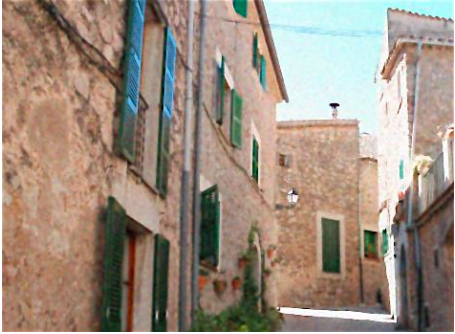
#> input picture Agentes Inteligentes/data/NoisyTown.png, 455 x 334 px, found by its file name
$ jupyter execute DenoisingIntegralImage.ipynb
#> lines starting #> are read from the running program, lines starting #| are printed output that depends on the picture
[cell 1]
import numpy as np
import cv2
import matplotlib.pyplot as plt
from scipy import stats

[cell 2]
img = cv2.imread("data/NoisyTown.png", cv2.IMREAD_GRAYSCALE)
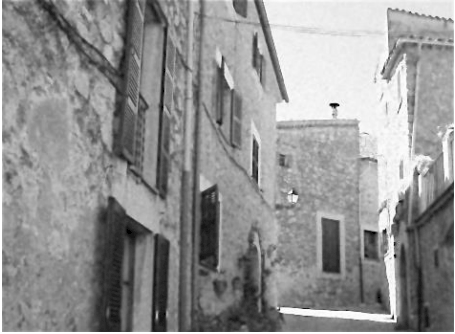
#> img: shape (334, 455); min 0, max 255, mean 146.2
plt.imshow(img, cmap = "gray")
img = img/255
img.shape
#> Out = (334, 455)

[cell 3]
nPatches = 0
patches = []
showPatch = img.copy()
#showPatch[0 + y: 8 + y, 0 + x: 8 + x] = 0
#patches.append(img[0 + y: 8 + y, 0 + x: 8 + x].copy())
#Piece of sky
x, y = 325, 225
showPatch[0 + y: 5 + y, 0 + x: 5 + x] = 0
#> showPatch: shape (334, 455) float64; min 0, max 1, mean 0.573
patches.append(img[0 + y: 5 + y, 0 + x: 5 + x].copy())
x, y = 315, 100
showPatch[0 + y: 5 + y, 0 + x: 5 + x] = 0
#> showPatch: shape (334, 455) float64; min 0, max 1, mean 0.573
patches.append(img[0 + y: 5 + y, 0 + x: 5 + x].copy())
x, y = 315, 150
showPatch[0 + y: 10 + y, 0 + x: 10 + x] = 0
#> showPatch: shape (334, 455) float64; min 0, max 1, mean 0.573
patches.append(img[0 + y: 10 + y, 0 + x: 10 + x].copy())
x, y = 128, 77
showPatch[0 + y: 20 + y, 0 + x: 10 + x] = 0
patches.append(img[0 + y: 20 + y, 0 + x: 10 + x].copy())
x, y = 320, 170
showPatch[0 + y: 30 + y, 0 + x: 30 + x] = 0
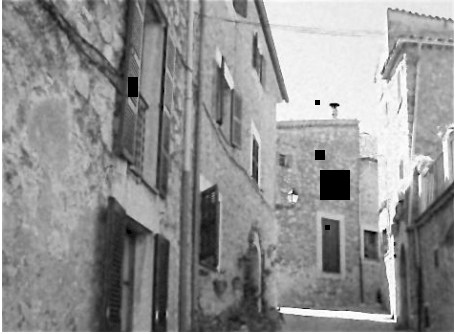
#> showPatch: shape (334, 455) float64; min 0, max 1, mean 0.569
patches.append(img[0 + y: 30 + y, 0 + x: 30 + x].copy())
plt.imshow(showPatch, cmap = 'gray')

[cell 4]
iImg = np.zeros_like(img)
for i in range(img.shape[0]):
    for j in range(img.shape[1]):
        s = img[i, j]
        if i: s += iImg[i - 1][j]
        if j: s += iImg[i][j - 1]
        if j and i: s -= iImg[i - 1, j - 1]
        iImg[i, j] = s
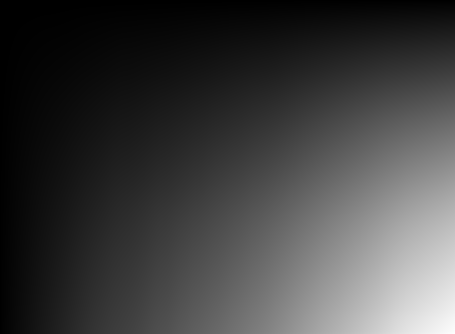
#> iImg: shape (334, 455) float64; min 1, max 87157.8, mean 21876.9; drawn with min black and max white
plt.imshow(iImg, cmap = "gray")

[cell 5]
pImg = np.copy(img)
for p in patches:
    s = np.sum(p)
    threshold = np.average(p) / 100
    for i in range(iImg.shape[0] - p.shape[0]):
        for j in range(iImg.shape[1] - p.shape[1]):
            sU = iImg[i + p.shape[0], j + p.shape[1]]
            if i: sU -= iImg[i - 1, j + p.shape[1]]
            if j: sU -= iImg[i + p.shape[0], j - 1]
            if i and j: sU += iImg[i - 1, j - 1]
            if np.abs(sU - s) < threshold:
                """
                r = stats.pearsonr(p.flatten(), img[i: i + p.shape[0], j: j + p.shape[1]].flatten())
                if np.abs(r.statistic) > 0.45:
                    print("yei")
                    pImg[i: i + p.shape[0], j: j + p.shape[1]] = p

                """
                cP = p - img[i: i + p.shape[0], j: j + p.shape[1]]
                if np.average(cP) < 0.25:
                    nPatches += 1
                    pImg[i: i + p.shape[0], j: j + p.shape[1]] = p
                    #pImg[i: i + p.shape[0], j: j + p.shape[1]] = 0
    print(nPatches)
#> this loop made 5 passes
#> (s, threshold) on passes 1 to 5: (8.11, 0.00325), (23.87, 0.00955), (62.62, 0.00626), (82.04, 0.0041), (565.2, 0.00628)
#| 10
#| 10
#| 25
#| 35
#| 45
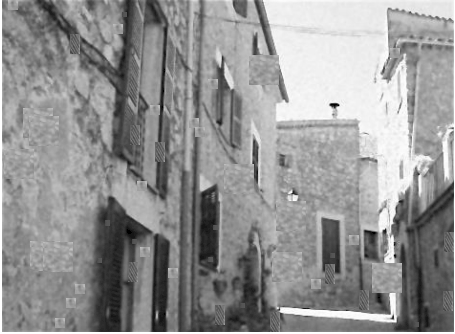
#> pImg: shape (334, 455) float64; min 0, max 1, mean 0.578
#> after the loop, nPatches = 45

$ run again, with Agentes Inteligentes/data/GirlFace.png copied over Agentes Inteligentes/data/NoisyTown.png
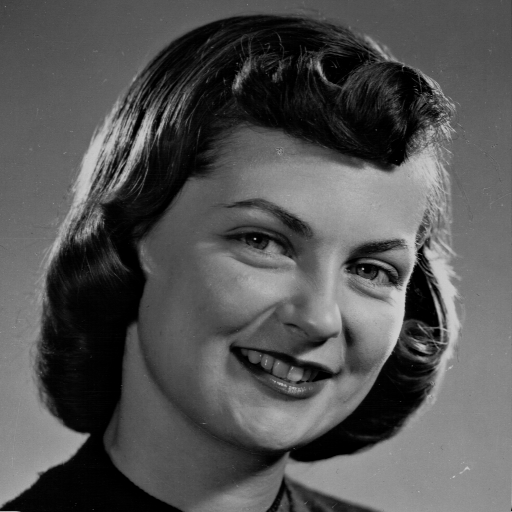
#> input picture Agentes Inteligentes/data/GirlFace.png, 512 x 512 px, found by its file name
#> img is the input picture: shape (512, 512); min 0, max 207, mean 83.6
#> after the loop `for i in range(img.shape[0]):`:
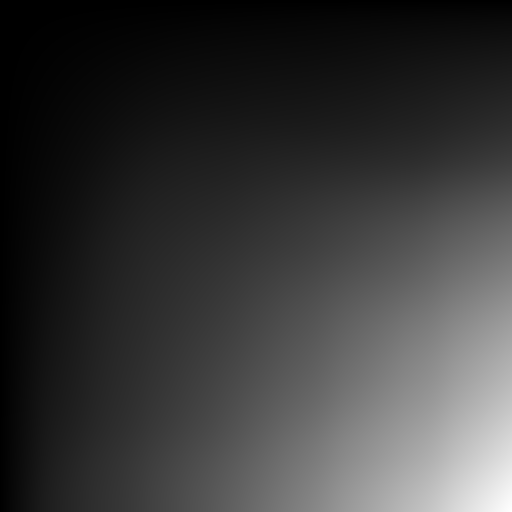
#> iImg: shape (512, 512) float64; min 0.255, max 85893.3, mean 19390.1; drawn with min black and max white
#> the loop `for p in patches:` made 5 passes
#> (s, threshold) on passes 1 to 5: (14.04, 0.00562), (2.61, 0.00104), (34.98, 0.0035), (68.89, 0.00344), (571.9, 0.00635)
#> (printed output is left out)
#> after the loop `for p in patches:`:
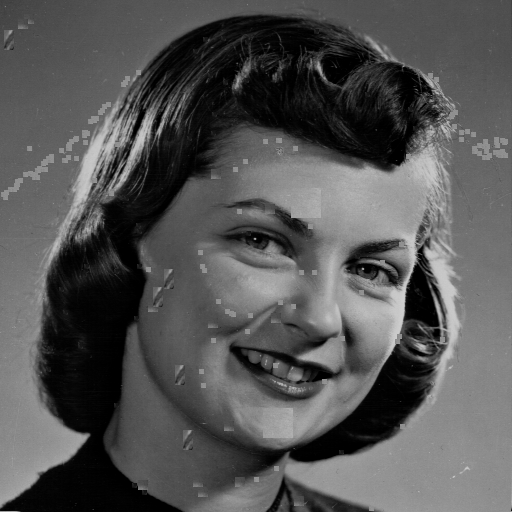
#> pImg: shape (512, 512) float64; min 0, max 0.812, mean 0.33
#> after the loop `for p in patches:`: nPatches = 210

$ run again, with Agentes Inteligentes/data/cheetah.png copied over Agentes Inteligentes/data/NoisyTown.png
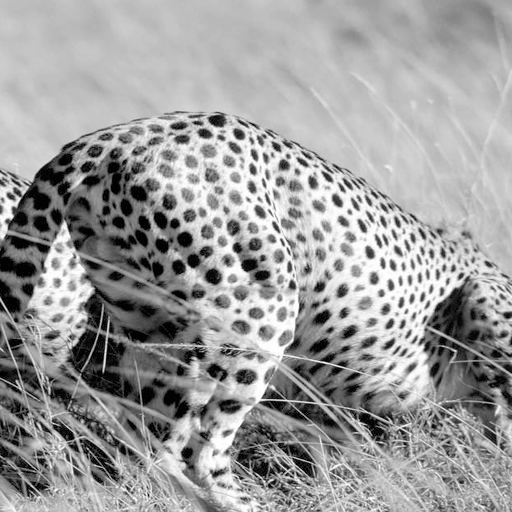
#> input picture Agentes Inteligentes/data/cheetah.png, 512 x 512 px, found by its file name
#> img is the input picture: shape (512, 512); min 0, max 255, mean 156.9
#> `showPatch[0 + y: 30 + y, 0 + x: 30 + x] = 0`:
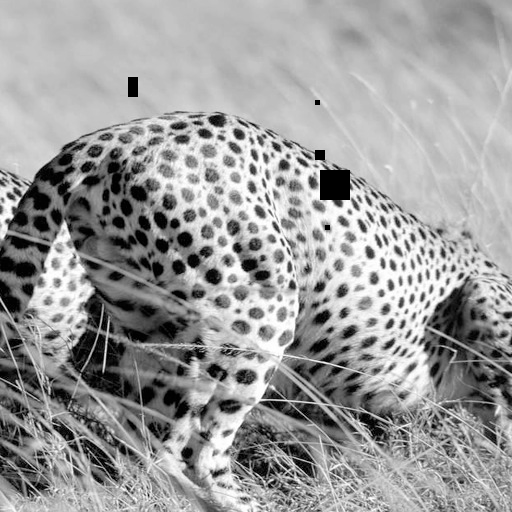
#> showPatch: shape (512, 512) float64; min 0, max 1, mean 0.612
#> the loop `for p in patches:` made 5 passes
#> (s, threshold) on passes 1 to 5: (13.77, 0.00551), (18, 0.0072), (65.88, 0.00659), (152.2, 0.00761), (674.4, 0.00749)
#> (printed output is left out)
#> after the loop `for p in patches:`:
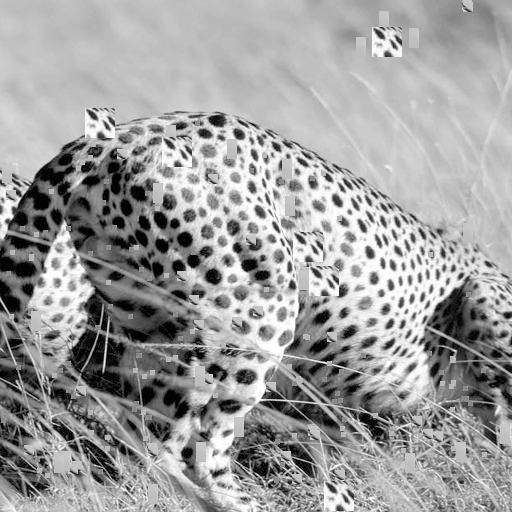
#> pImg: shape (512, 512) float64; min 0, max 1, mean 0.621
#> after the loop `for p in patches:`: nPatches = 178
